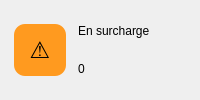
               <widget class="QFrame" name="carteSurcharge">
                <property name="carte" stdset="0">
                 <bool>true</bool>
                </property>
                <layout class="QHBoxLayout" name="dispositionSurcharge" stretch="0,1">
                 <property name="spacing">
                  <number>12</number>
                 </property>
                 <property name="leftMargin">
                  <number>14</number>
                 </property>
                 <property name="topMargin">
                  <number>12</number>
                 </property>
                 <property name="rightMargin">
                  <number>14</number>
                 </property>
                 <property name="bottomMargin">
                  <number>12</number>
                 </property>
                 <item>
                  <widget class="QLabel" name="pictoSurcharge">
                   <property name="minimumSize">
                    <size>
                     <width>52</width>
                     <height>52</height>
                    </size>
                   </property>
                   <property name="maximumSize">
                    <size>
                     <width>52</width>
                     <height>52</height>
                    </size>
                   </property>
                   <property name="styleSheet">
                    <string notr="true">background:#ff9a1f;border-radius:11px;font-size:17pt;</string>
                   </property>
                   <property name="text">
                    <string>⚠️</string>
                   </property>
                   <property name="alignment">
                    <set>Qt::AlignCenter</set>
                   </property>
                  </widget>
                 </item>
                 <item>
                  <layout class="QVBoxLayout" name="textesSurcharge">
                   <property name="spacing">
                    <number>0</number>
                   </property>
                   <item>
                    <widget class="QLabel" name="libelleSurcharge">
                     <property name="texte" stdset="0">
                      <string notr="true">discret</string>
                     </property>
                     <property name="text">
                      <string>En surcharge</string>
                     </property>
                    </widget>
                   </item>
                   <item>
                    <widget class="QLabel" name="kpiSurcharge">
                     <property name="texte" stdset="0">
                      <string notr="true">kpi</string>
                     </property>
                     <property name="text">
                      <string>0</string>
                     </property>
                    </widget>
                   </item>
                  </layout>
                 </item>
                </layout>
               </widget>
